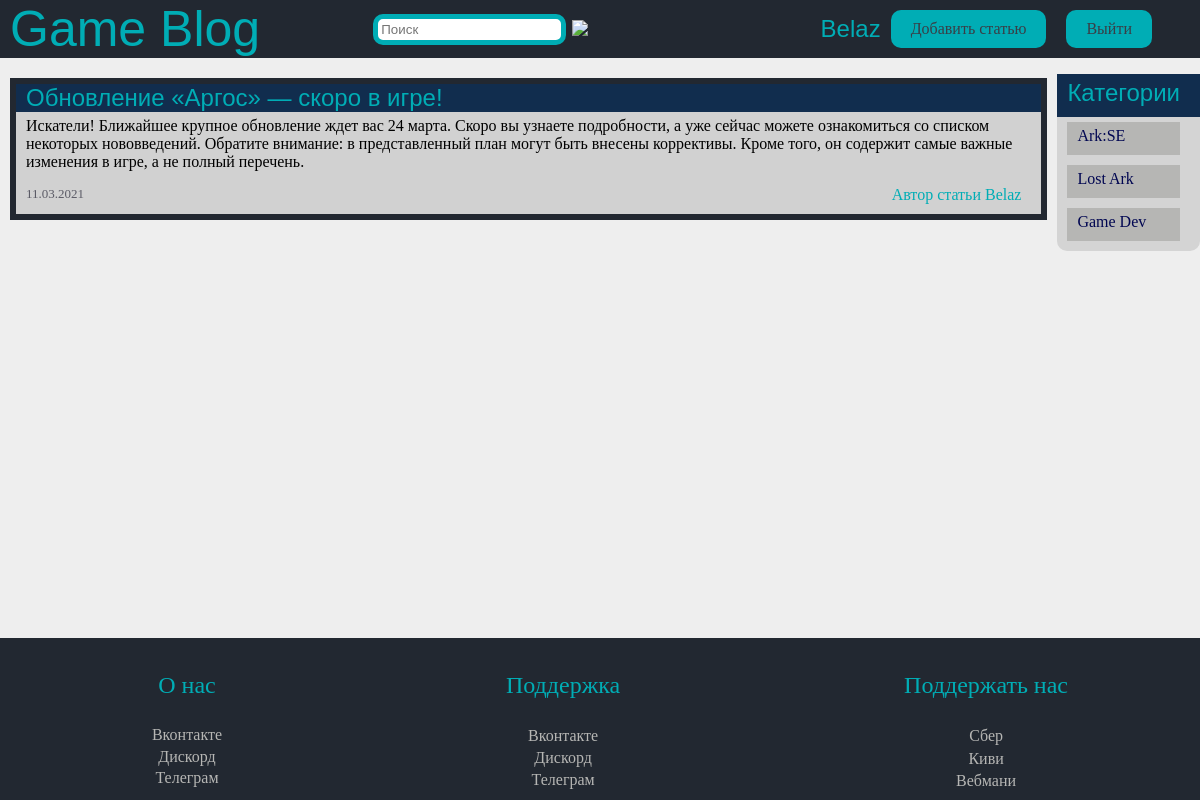
The app's page /article/2 (signed in) with its own data.
### database.py (models this page shows, shortened)
class Users(db.Model, UserMixin):
    id = db.Column(db.Integer, primary_key=True, autoincrement=True)
    name = db.Column(db.String(70), nullable=True)
    mail = db.Column(db.String(70), nullable=True, unique=True)
    password = db.Column(db.String(255), nullable=True)

class Article(db.Model):
    id = db.Column(db.Integer, primary_key=True, autoincrement=True)
    title = db.Column(db.String(70), nullable=True)
    body = db.Column(db.String(70), nullable=True, unique=True)
    date = db.Column(db.String(70), nullable=True)
    big = db.Column(db.Boolean, default=True)
    img = db.Column(db.Boolean, default=False)
    img_url = db.Column(db.String(70))
    author_id = db.Column(db.Integer, db.ForeignKey('users.id'))
    category_id = db.Column(db.Integer, db.ForeignKey('categories.id'))
    author = db.relationship('Users', backref=db.backref('articles', lazy=True))
    category = db.relationship('Categories', backref=db.backref('articles', lazy=True))

class Categories(db.Model):
    id = db.Column(db.Integer, primary_key=True, autoincrement=True)
    name = db.Column(db.String, nullable=True)

### app.py (the view)
@app.route('/article/<int:art>')
def article(art):
    article = Article.query.filter_by(id=art).first_or_404()
    categories = Categories.query.all()
    return render_template('article.html', article=article, categories=categories)

### app.py (called while the page is built)
@login.user_loader
def load_user(user_id):
    return Users.query.get(int(user_id))

### templates/article.html (shortened to what this page needs)
{% extends 'base.html' %}
{% block custom %}
    <link rel="stylesheet" href={{ url_for('static', filename='artical_Style.css') }}>
{% endblock %}
{% block content %}
    <article>
        <div class="head">
            {{ article.title }}
        </div>
        <div class="text-block">
            <div>{{ article.body }}</div>
        </div>
        <div class="footer">
            <div class="date">{{ article.date }}</div>
            <div class="author-label">Автор статьи {{ article.author.name }}</div>
        </div>
    </article>
{% endblock %}

### templates/base.html (shortened to what this page needs)
<!DOCTYPE html>
<html lang="ru">
<head>
    {% block custom %}
    {% endblock %}
    <link rel="stylesheet" href={{ url_for('static', filename='style.css') }}>
</head>
<body>
<div class="page">
    <header>
        <a href="{{ url_for('homepage') }}" class="logo">Game Blog</a>
        <form action="{{ url_for('search') }}">
            <input name="text" class="search" type="search" placeholder="Поиск" aria-label="Поиск">
            <button type="submit">
                <img src="https://img.icons8.com/material-sharp/24/000000/search.png"/>
            </button>
        </form>
        {% if current_user.is_authenticated %}
            <but>
                <a href="#" class="nick-label">{{ current_user.name }}</a>
                <a class="buttons" aria-current="page" href="{{ url_for('create_article') }}">Добавить статью</a>
                <a href="{{ url_for('logout') }}" class="buttons">Выйти</a>
            </but>
        {% else %}
            <but>
                <a class="buttons" href={{ url_for('singup') }}>Sing Up</a>
                <a class="buttons" href={{ url_for('singin') }}>Sing In</a>
            </but>
        {% endif %}
    </header>
    <main>
        <div class="articles_list">
            {% block content %}
            {% endblock %}
        </div>
        <ul class="categories">
            <li class="header">
                Категории
            </li>
            {% for categoria in categories %}
                <li class="dropdown">
                    <a href=" {{ url_for('categor', cat=categoria.id) }} ">{{ categoria.name }}</a>
                </li>
            {% endfor %}
        </ul>
    </main>
    <footer>
        <div class="block-footer">
            <p>О нас</p>
            <div class="lin"><a href="#">Вконтакте</a></div>
            <div class="lin"><a href="#">Дискорд</a></div>
            <div class="lin"><a href="#">Телеграм</a></div>
        </div>
        <div class="block-footer">
            <p>Поддержка</p>
            <div class="lin"><a href="#">Вконтакте</a></div>
            <div class="lin"><a href="#">Дискорд</a></div>
            <div class="lin"><a href="#">Телеграм</a></div>
        </div>
        <div class="block-footer">
            <p>Поддержать нас</p>
            <div class="lin"><a href="#">Сбер</a></div>
            <div class="lin"><a href="#">Киви</a></div>
            <div class="lin"><a href="#">Вебмани</a></div>
        </div>
    </footer>
</div>
</body>
</html>

### static/style.css (style rules this page uses)
body { margin: 0; background-color: #EEEEEE; }
.page { overflow: hidden; display: flex; flex-direction: column; min-height: 100vh; }
header { margin-top: 0; top: 0; left: 0; width: 100%; padding-left: 10px; background-color: #222831; display: flex; min-height: auto; }
header a { text-decoration: none; }
.logo { color: #00ADB5 !important; font-size: 50px; font-family: Dubai, sans-serif; }
header .buttons { padding: 10px 20px 10px 20px; background-color: #00ADB5; border-radius: 10px; margin: 10px; }
but { display: flex; align-items: center; margin-right: 4%; margin-left: auto; }
.categories { border-radius: 10px; border: 2px #112D4E; padding: 0; margin-right: 0; margin-left: auto; background-color: #696A6C33; }
.categories li { padding: 5px 20px 10px 10px; margin: 5px 20px 10px 10px; background-color: #b6b6b4; list-style-type: none; }
main { display: flex; }
.articles_list { display: flex; flex-direction: column; }
.categories .header { color: #00ADB5; font-size: x-large; font-family: Calibri, sans-serif; margin: 0 0 0 0; padding: 5px 20px 10px 10px !important; background-color: #112D4E; }
.categories li a { text-decoration: none; color: #000651; }
article { border: 6px solid #222831; margin: 20px 10px 10px 10px; display: block; background: rgba(91, 91, 91, 0.2); }
article .head { color: #00ADB5; padding-left: 10px; font-family: Calibri, sans-serif; font-size: x-large; background: #112D4E; }
article .text-block { display: block; padding: 5px 20px 10px 10px; font-size: medium; }
article .footer { display: flex; color: rgba(12, 12, 30, 0.6); font-size: small; padding: 5px 20px 10px 10px; }
footer { width: 100%; justify-content: center; padding: 10px; background: #222831; color: #00ADB5; display: flex; margin-top: auto; }
.block-footer { flex-grow: 1; text-align: center; display: flex; flex-direction: column; }
footer a { margin-top: 1%; display: block; text-decoration: none; color: #b6b6b4; }
footer p { font-size: x-large; }
article .footer .date { text-align: center; align-items: center; display: block; }
a { color: #393E46; text-decoration: none; }
header form { display: flex; margin-left: auto; margin-right:auto; }
header form input { margin: auto; padding: 3px; outline: none; box-sizing: border-box; border: 5px solid #00ADB5; border-radius: 10px; }
header form button { background: #222831; border: #00ADB5; }
.nick-label { font-family: "Arial Rounded MT Bold", sans-serif; color: #00ADB5; font-size: x-large; }
.author-label { margin-left: auto; color: #00ADB5; font-size: medium; }

### records on screen
Users: name "Belaz", author.name "Belaz"
Article: title "Обновление «Аргос» — скоро в игре!", body "Искатели! Ближайшее крупное обновление ждет вас 24 марта. Скоро вы узнаете подробности, а уже сейчас можете ознакомиться со списком некоторых нововведений. Обратите внимание: в представленный план могут быть внесены коррективы. Кроме того, он содержит самые важные изменения в игре, а не полный перечень.", date "11.03.2021"
Categories: name "Ark:SE"
Categories: name "Lost Ark"
Categories: name "Game Dev"
